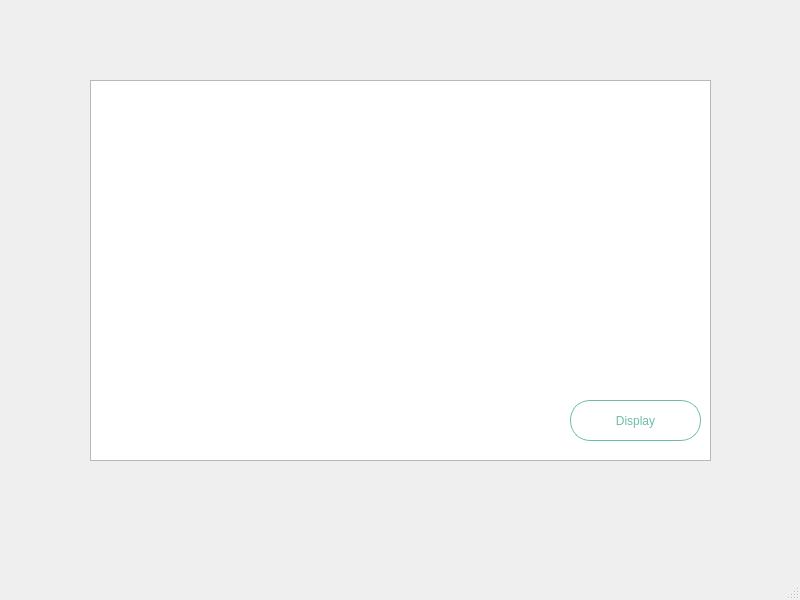
<?xml version="1.0" encoding="UTF-8"?>
<ui version="4.0">
 <class>chatequip</class>
 <widget class="QMainWindow" name="chatequip">
  <property name="geometry">
   <rect>
    <x>0</x>
    <y>0</y>
    <width>800</width>
    <height>600</height>
   </rect>
  </property>
  <property name="windowTitle">
   <string>MainWindow</string>
  </property>
  <widget class="QWidget" name="centralwidget">
   <widget class="QTableView" name="tableView_notif">
    <property name="geometry">
     <rect>
      <x>90</x>
      <y>80</y>
      <width>621</width>
      <height>381</height>
     </rect>
    </property>
    <property name="styleSheet">
     <string notr="true"/>
    </property>
   </widget>
   <widget class="QPushButton" name="Display">
    <property name="geometry">
     <rect>
      <x>570</x>
      <y>400</y>
      <width>131</width>
      <height>41</height>
     </rect>
    </property>
    <property name="styleSheet">
     <string notr="true">QPushButton{color: rgb(107, 189, 171);
border-radius:20px;
border: 1px solid rgb(107, 189, 171);
font: 75 12pt &quot;8514oem&quot;;

}
QPushButton:hover {
    background: rgb(107, 189, 171);
	color:white;
	
}
</string>
    </property>
    <property name="text">
     <string>Display</string>
    </property>
   </widget>
  </widget>
  <widget class="QMenuBar" name="menubar">
   <property name="geometry">
    <rect>
     <x>0</x>
     <y>0</y>
     <width>800</width>
     <height>26</height>
    </rect>
   </property>
  </widget>
  <widget class="QStatusBar" name="statusbar"/>
 </widget>
 <resources/>
 <connections/>
</ui>
